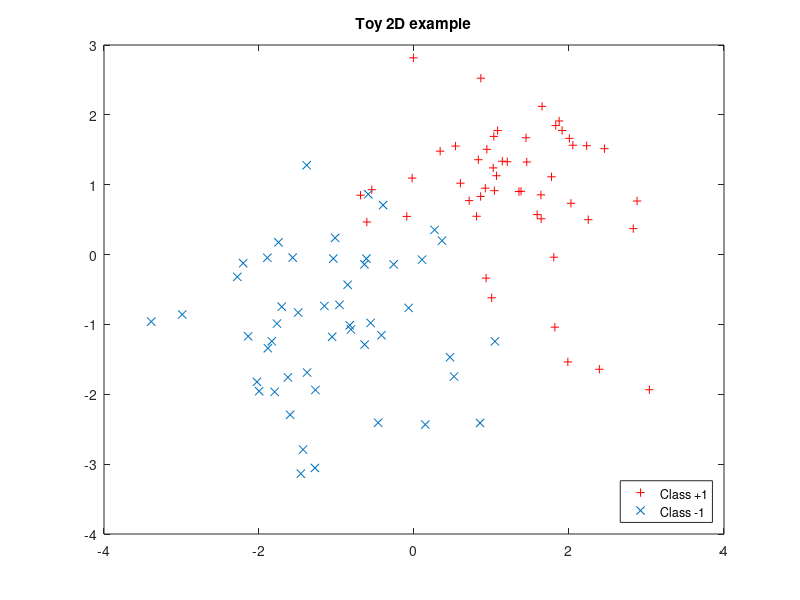

Write the MATLAB code that produced this figure. (Note: this script raises an error after producing the figure.)

clear all
close all
addpath(genpath('..'))

%%% test git

%% Dataset generation

d=2;
n=100;
noise=1;

y=[ones(n/2,1);-ones(n/2,1)];
x=[1+noise*randn(n/2,2);-1+noise*randn(n/2,2)];


%% Dataset 2D visu

figure(1)

plot(x(y==1,1),x(y==1,2),'+r')
hold on
plot(x(y==-1,1),x(y==-1,2),'x')
hold off
title('Toy 2D example')
legend('Class +1','Class -1','Location','SouthEast')

%% LDA classifier + visu

lambda=1e-0;
[w,w0]=ldaclass(x,y,lambda)

ypred=x*w+w0;


perf=perf_classif(y,ypred)


% plot discriminant function
xc=linspace(-2.5,2.5);
yc=(-w0-xc*w(1))/w(2);

figure(2)
plot(x(y==1,1),x(y==1,2),'+r')
hold on
plot(x(y==-1,1),x(y==-1,2),'x')
plot(xc,yc,'k')
hold off
title('Toy 2D example')
legend('Class +1','Class -1','LDA decision function','Location','SouthEast')

